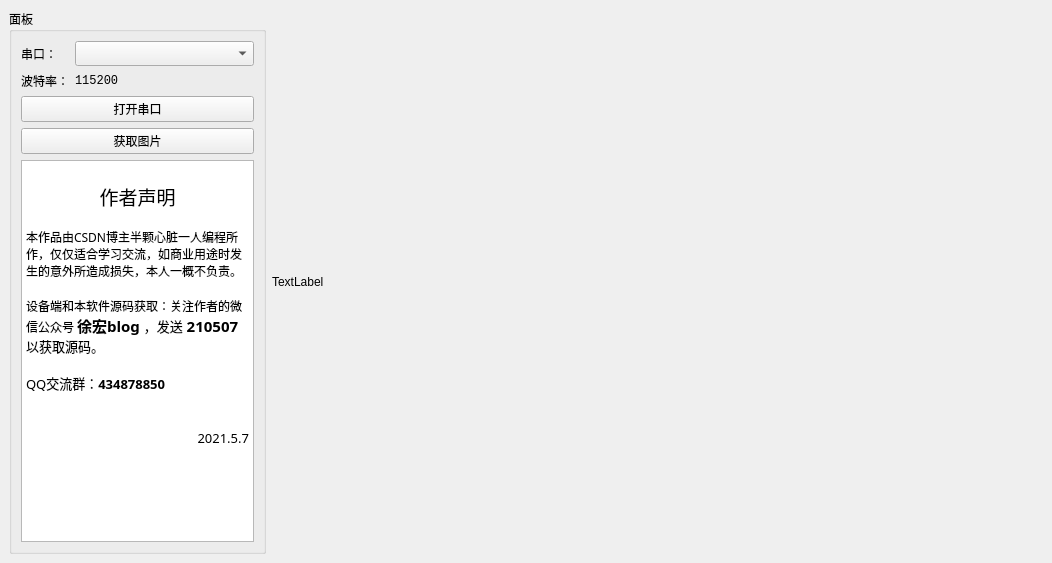
<?xml version="1.0" encoding="UTF-8"?>
<ui version="4.0">
 <class>MainWindow</class>
 <widget class="QMainWindow" name="MainWindow">
  <property name="geometry">
   <rect>
    <x>0</x>
    <y>0</y>
    <width>1052</width>
    <height>563</height>
   </rect>
  </property>
  <property name="windowTitle">
   <string>ESP32摄像头PC端软件_V1.0_半颗心脏</string>
  </property>
  <widget class="QWidget" name="centralwidget">
   <layout class="QHBoxLayout" name="horizontalLayout" stretch="1,3">
    <item>
     <widget class="QGroupBox" name="groupBox">
      <property name="font">
       <font>
        <family>微软雅黑</family>
       </font>
      </property>
      <property name="title">
       <string>面板</string>
      </property>
      <layout class="QVBoxLayout" name="verticalLayout_2">
       <item>
        <layout class="QFormLayout" name="formLayout">
         <item row="0" column="0">
          <widget class="QLabel" name="label_2">
           <property name="text">
            <string>串口：</string>
           </property>
          </widget>
         </item>
         <item row="0" column="1">
          <widget class="MyQComBox" name="cb_ports"/>
         </item>
         <item row="1" column="0">
          <widget class="QLabel" name="label_3">
           <property name="text">
            <string>波特率：</string>
           </property>
          </widget>
         </item>
         <item row="1" column="1">
          <widget class="QLabel" name="label_5">
           <property name="font">
            <font>
             <family>Consolas</family>
            </font>
           </property>
           <property name="text">
            <string>115200</string>
           </property>
          </widget>
         </item>
         <item row="2" column="0" colspan="2">
          <widget class="QPushButton" name="bt_open">
           <property name="text">
            <string>打开串口</string>
           </property>
          </widget>
         </item>
         <item row="3" column="0" colspan="2">
          <widget class="QPushButton" name="bt_get_pic">
           <property name="text">
            <string>获取图片</string>
           </property>
          </widget>
         </item>
         <item row="4" column="0" colspan="2">
          <widget class="QTextBrowser" name="textBrowser">
           <property name="html">
            <string>&lt;!DOCTYPE HTML PUBLIC &quot;-//W3C//DTD HTML 4.0//EN&quot; &quot;http://www.w3.org/TR/REC-html40/strict.dtd&quot;&gt;
&lt;html&gt;&lt;head&gt;&lt;meta name=&quot;qrichtext&quot; content=&quot;1&quot; /&gt;&lt;style type=&quot;text/css&quot;&gt;
p, li { white-space: pre-wrap; }
&lt;/style&gt;&lt;/head&gt;&lt;body style=&quot; font-family:'微软雅黑'; font-size:9pt; font-weight:400; font-style:normal;&quot;&gt;
&lt;p style=&quot;-qt-paragraph-type:empty; margin-top:0px; margin-bottom:0px; margin-left:0px; margin-right:0px; -qt-block-indent:0; text-indent:0px;&quot;&gt;&lt;br /&gt;&lt;/p&gt;
&lt;p align=&quot;center&quot; style=&quot; margin-top:0px; margin-bottom:0px; margin-left:0px; margin-right:0px; -qt-block-indent:0; text-indent:0px;&quot;&gt;&lt;span style=&quot; font-size:14pt;&quot;&gt;作者声明&lt;/span&gt;&lt;/p&gt;
&lt;p style=&quot;-qt-paragraph-type:empty; margin-top:0px; margin-bottom:0px; margin-left:0px; margin-right:0px; -qt-block-indent:0; text-indent:0px;&quot;&gt;&lt;br /&gt;&lt;/p&gt;
&lt;p style=&quot; margin-top:0px; margin-bottom:0px; margin-left:0px; margin-right:0px; -qt-block-indent:0; text-indent:0px;&quot;&gt;本作品由CSDN博主半颗心脏一人编程所作，仅仅适合学习交流，如商业用途时发生的意外所造成损失，本人一概不负责。&lt;/p&gt;
&lt;p style=&quot;-qt-paragraph-type:empty; margin-top:0px; margin-bottom:0px; margin-left:0px; margin-right:0px; -qt-block-indent:0; text-indent:0px;&quot;&gt;&lt;br /&gt;&lt;/p&gt;
&lt;p style=&quot; margin-top:0px; margin-bottom:0px; margin-left:0px; margin-right:0px; -qt-block-indent:0; text-indent:0px;&quot;&gt;设备端和本软件源码获取：关注作者的微信公众号 &lt;span style=&quot; font-size:11pt; font-weight:600;&quot;&gt;徐宏blog &lt;/span&gt;&lt;span style=&quot; font-size:10pt;&quot;&gt;，发送&lt;/span&gt;&lt;span style=&quot; font-size:11pt; font-weight:600;&quot;&gt; 210507&lt;/span&gt;&lt;span style=&quot; font-size:10pt;&quot;&gt; 以获取源码。&lt;/span&gt;&lt;/p&gt;
&lt;p style=&quot;-qt-paragraph-type:empty; margin-top:0px; margin-bottom:0px; margin-left:0px; margin-right:0px; -qt-block-indent:0; text-indent:0px; text-decoration: underline; color:#0000ff;&quot;&gt;&lt;br /&gt;&lt;/p&gt;
&lt;p style=&quot; margin-top:0px; margin-bottom:0px; margin-left:0px; margin-right:0px; -qt-block-indent:0; text-indent:0px;&quot;&gt;&lt;span style=&quot; font-size:10pt;&quot;&gt;QQ交流群：&lt;/span&gt;&lt;span style=&quot; font-size:10pt; font-weight:600;&quot;&gt;434878850&lt;/span&gt;&lt;/p&gt;
&lt;p style=&quot;-qt-paragraph-type:empty; margin-top:0px; margin-bottom:0px; margin-left:0px; margin-right:0px; -qt-block-indent:0; text-indent:0px; font-size:10pt;&quot;&gt;&lt;br /&gt;&lt;/p&gt;
&lt;p style=&quot;-qt-paragraph-type:empty; margin-top:0px; margin-bottom:0px; margin-left:0px; margin-right:0px; -qt-block-indent:0; text-indent:0px; font-size:10pt;&quot;&gt;&lt;br /&gt;&lt;/p&gt;
&lt;p align=&quot;right&quot; style=&quot; margin-top:0px; margin-bottom:0px; margin-left:0px; margin-right:0px; -qt-block-indent:0; text-indent:0px;&quot;&gt;&lt;span style=&quot; font-size:10pt;&quot;&gt;2021.5.7&lt;/span&gt;&lt;/p&gt;&lt;/body&gt;&lt;/html&gt;</string>
           </property>
          </widget>
         </item>
        </layout>
       </item>
      </layout>
     </widget>
    </item>
    <item>
     <widget class="QLabel" name="label">
      <property name="text">
       <string>TextLabel</string>
      </property>
     </widget>
    </item>
   </layout>
  </widget>
  <widget class="QMenuBar" name="menubar">
   <property name="geometry">
    <rect>
     <x>0</x>
     <y>0</y>
     <width>1052</width>
     <height>23</height>
    </rect>
   </property>
  </widget>
 </widget>
 <customwidgets>
  <customwidget>
   <class>MyQComBox</class>
   <extends>QComboBox</extends>
   <header>widget/MyQComBox.h</header>
  </customwidget>
 </customwidgets>
 <resources/>
 <connections/>
</ui>
